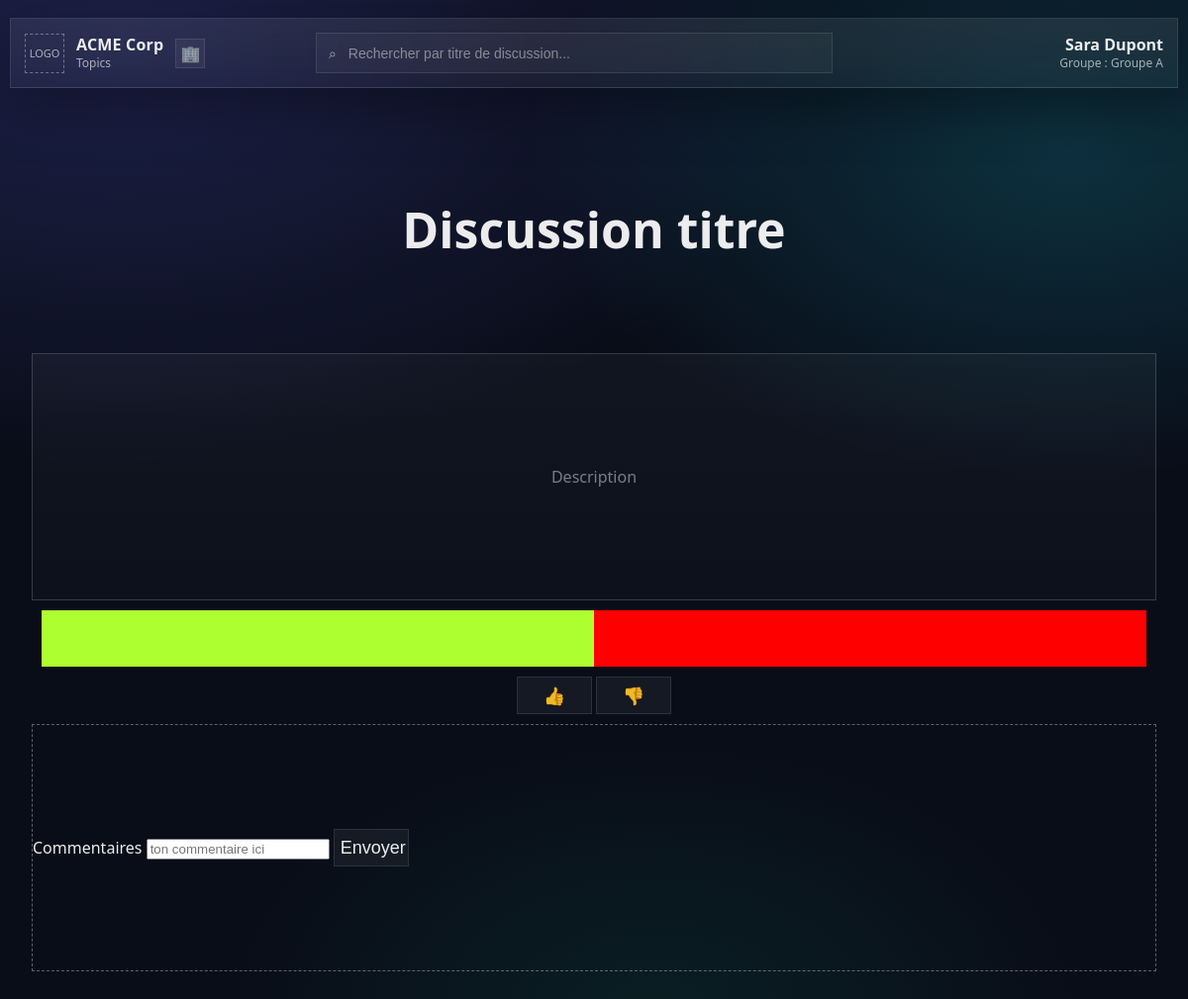
Before: /main/4 with the older database file.
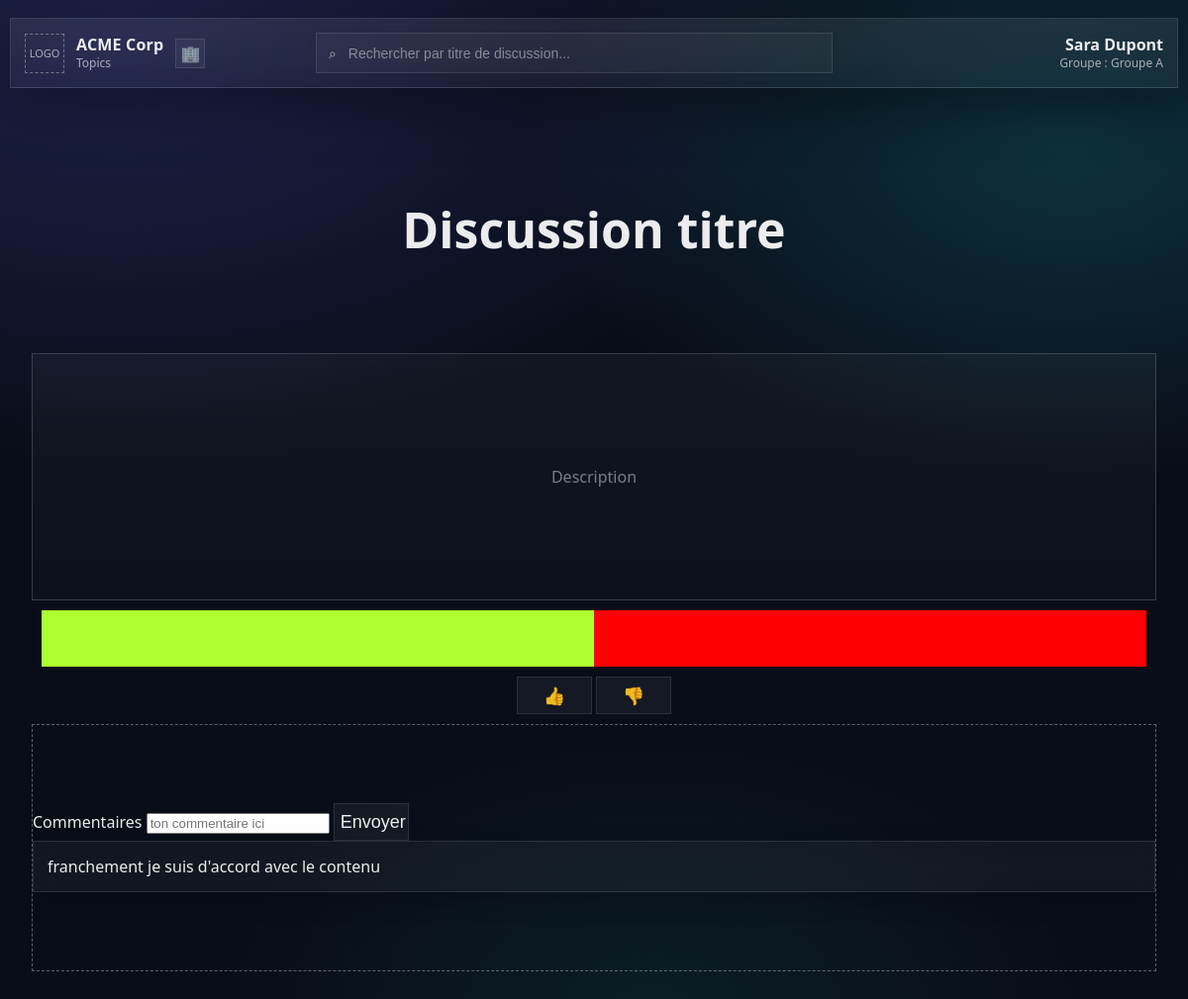
After: the same page with the newer database file.
### tables this page shows
CREATE TABLE Comments(
                id_comment INTEGER PRIMARY KEY AUTOINCREMENT,
                id_c INTEGER NOT NULL,
                id_d INTEGER NOT NULL,
                content TEXT NOT NULL,
                FOREIGN KEY(id_c) REFERENCES Client(id_client),
                FOREIGN KEY(id_d) REFERENCES Client(id_discussion)
                );

### app.py (the view)
@app.route("/main/<int:discussion_id>", methods=["GET", "POST"])
def main(discussion_id):
    comments = []
    for comment in select_comments(discussion_id):
        comments.append(comment[3])
    return render_template("main.html", discussion_id=discussion_id, comments=comments)

### bdd.py (called while the page is built)
def get_db():
    if "db" not in g:
        g.db = sqlite3.connect(db_file)
        g.db.row_factory = sqlite3.Row
    return g.db

def select_comments(discussion_id):
    data = get_db()
    sql = data.cursor()
    command = """SELECT * FROM Comments WHERE id_d= ?;
            """
    sql.execute(command, [discussion_id])
    result = sql.fetchall()
    return result

### templates/main.html (shortened to what this page needs)
<!DOCTYPE html>
<html lang="en">
<head>
    <link rel="stylesheet" href="{{ url_for('static', filename='main.css') }}"/>
</head>
<body>
  <header class="topbar">
    <div class="topbar-left">
      <div id="logo-slot" class="logo-slot" aria-label="Emplacement logo">LOGO</div>
      <div class="company">
        <div id="companyName" class="company-name">NomEntreprise</div>
        <div class="company-sub">Topics</div>
      </div>
      <div class="company-mark" aria-hidden="true">🏢</div>
    </div>
    <div class="topbar-center">
      <div class="search">
        <span class="search-icon" aria-hidden="true">⌕</span>
        <input
          id="searchInput"
          type="search"
          placeholder="Rechercher par titre de discussion..."
          aria-label="Rechercher"
        />
      </div>
    </div>
    <div class="topbar-right">
      <div class="user">
        <div id="userFullName" class="user-name">Prénom Nom</div>
        <div id="userGroup" class="user-group">Groupe : ...</div>
      </div>
    </div>
  </header>
  <main>
    <section class="information-section">
      <div class="topic-title-container">
        <span class="topic-title">
          Discussion titre
        </span>
      </div>
      <div class="description-container">
        <div class="description">
            Description
        </div>
      </div>
    </section>
    <section class="interactive-section">
      <div class="voting-results">
        <div class="voting-bar-results">
          <div class="bar-for"></div>
          <div class="bar-against"></div>
        </div>
        <div class="btn-area">
          <a class="icon-btn" href="">👍</a>
          <a class="icon-btn" href="">👎</a>
        </div>
      </div>
      <div class="comments">
        <div class="commentInput">
          <form class="commentForm" method="post" action='{{url_for("commentaire", discussion_id=discussion_id)}}'>
            <label for="comment_input"> Commentaires </label>
            <input type="text" class="form-control" name="commentaire" placeholder="ton commentaire ici" id="comment_input">
            <input class="icon-btn" type="submit" value="Envoyer">
          </form>
        </div>
        {% for  comment in comments %}
        <div class="commentText">
          {{ comment }}
        </div>
        {% endfor %}
      </div>
    </section>
  </main>
</body>
</html>

Changed rows visible on the page:
added Comments: content "franchement je suis d'accord avec le contenu"
